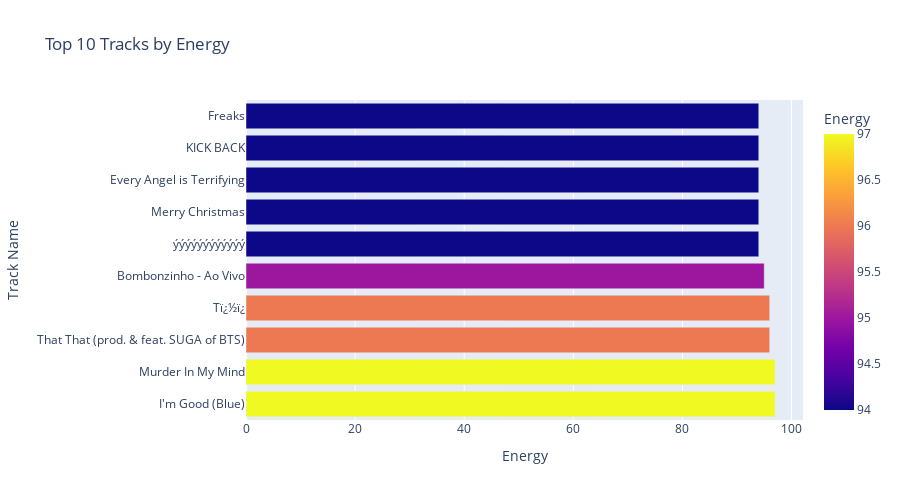

Notebook code cell kept with this figure:
### Markdown cell above
### Top 10 Tracks by Energy

This horizontal bar chart highlights the tracks with the **highest energy scores**, representing **intensity, tempo, and overall dynamism** in the music. Key insights:  

- **"I'm Good (Blue)" (Bebe Rexha, David Guetta)** and **"Murder In My Mind" (Kordhell)** lead with **97 energy**, reflecting highly upbeat and vigorous tracks that likely stimulate listener engagement.  

- Tracks like **"That That" (PSY, Suga)** and **"Tï¿½ï¿" (Dennis, MC Kevin o Chris)** demonstrate that **high energy spans multiple genres and regions**, from K-pop to Latin music.  

- Even tracks with moderate streams, such as **"Every Angel is Terrifying" (The Weeknd)**, maintain high energy, showing that **energy does not directly predict total streams**.  

- Other notable tracks, including **"Bombonzinho - Ao Vivo" (Israel & Rodolffo, Ana Castela)** and **"Freaks" (Surf Curse)**, underline the **diversity of musical styles capable of delivering intense auditory experiences**.  

- This visualization enables a clear understanding of **which tracks maximize listener stimulation**, useful for **playlist creation, targeted recommendations, and energy-based music analysis**.

### Code cell
df_top_energy = df_percentage[["Artist(S) Name", "Energy %", "Streams"]].sort_values(by="Energy %"
                                                                                          ,ascending=False).head(10)

px.bar(
    df_top_energy,
    title="Top 10 Tracks by Energy",
    y=df_top_energy.index,
    x="Energy %",
    color="Energy %",
    labels={"Energy %": "Energy"},
    hover_data={'Streams':        True,
                'Artist(S) Name': True},
    orientation='h',
    height=500
)

### Figure 1 — Plotly figure (JSON) as saved in the notebook; plotly's stock layout.template omitted (floating-point values rounded to 4 significant figures)
{"data": [{"customdata": [[1109433169, "Bebe Rexha, David Guetta"], [448843705, "Kordhell"], [212109195, "PSY, Suga"], [111947664, "dennis, MC Kevin o Chris"], [263453310, "Israel & Rodolffo, Ana Castela"], [143573775, "YOASOBI"], [135723538, "Ed Sheeran, Elton John"], [37307967, "The Weeknd"], [210038833, "Kenshi Yonezu"], [824420218, "Surf Curse"]], "hovertemplate": "Energy=%{marker.color}<br>Track Name=%{y}<br>Streams=%{customdata[0]}<br>Artist(S) Name=%{customdata[1]}<extra></extra>", "legendgroup": "", "marker": {"color": [97, 97, 96, 96, 95, 94, 94, 94, 94, 94], "coloraxis": "coloraxis", "pattern": {"shape": ""}}, "name": "", "orientation": "h", "showlegend": false, "textposition": "auto", "type": "bar", "x": [97, 97, 96, 96, 95, 94, 94, 94, 94, 94], "xaxis": "x", "y": ["I'm Good (Blue)", "Murder In My Mind", "That That (prod. & feat. SUGA of BTS)", "Tï¿½ï¿", "Bombonzinho - Ao Vivo", "ýýýýýýýýýýýý", "Merry Christmas", "Every Angel is Terrifying", "KICK BACK", "Freaks"], "yaxis": "y"}], "layout": {"barmode": "relative", "coloraxis": {"colorbar": {"title": {"text": "Energy"}}, "colorscale": [[0, "#0d0887"], [0.1111, "#46039f"], [0.2222, "#7201a8"], [0.3333, "#9c179e"], [0.4444, "#bd3786"], [0.5556, "#d8576b"], [0.6667, "#ed7953"], [0.7778, "#fb9f3a"], [0.8889, "#fdca26"], [1, "#f0f921"]]}, "height": 500, "legend": {"tracegroupgap": 0}, "title": {"text": "Top 10 Tracks by Energy"}, "xaxis": {"anchor": "y", "domain": [0, 1], "title": {"text": "Energy"}}, "yaxis": {"anchor": "x", "domain": [0, 1], "title": {"text": "Track Name"}}}}
